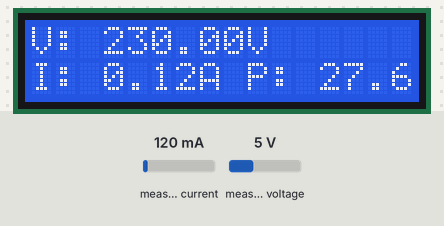
Bench run of a sketch on a simulated ESP32. Shown: 16×2 character LCD. Inputs (shaded band) come from the test bench; at power-on: measured current 120 mA, measured voltage 5 V. WiFi joins after 1.5 s; servers stay silent unless stated; what the sketch prints to the serial monitor is not drawn.

Above: at 4.0 s.
4.1 s: measured current set to 40 mA
At 5.5 s:
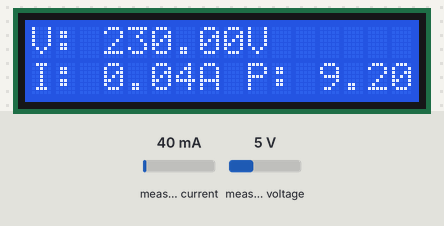
5.8 s: measured voltage set to 0.3 V
At 7.0 s:
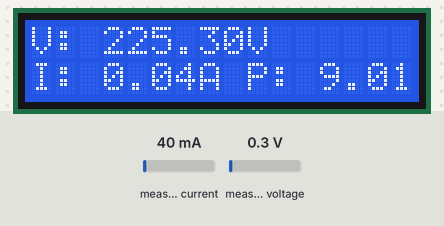
8.2 s: measured current set to 500 mA
At 9.9 s:
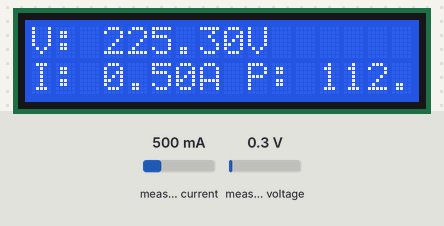
10.7 s: measured voltage set to 3.8 V
At 12.7 s:
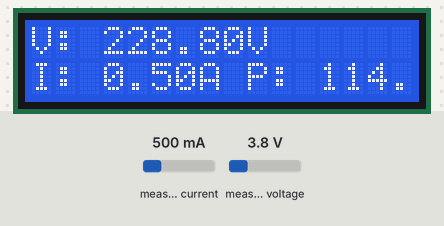
13.2 s: measured current set to 1000 mA
At 14.5 s:
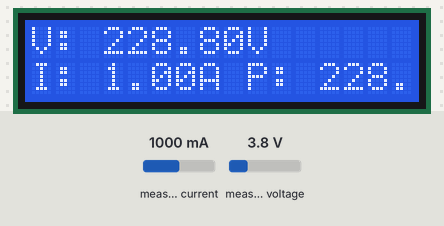
15.6 s: measured voltage set to 7.5 V
At 17.3 s:
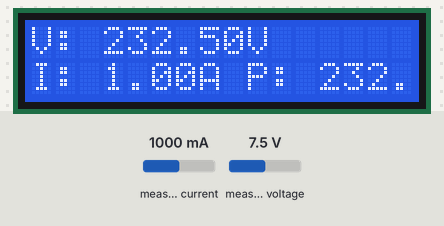
Timing chart, 0 to 18.8 s (numbered marks = the images above; inputs shaded):
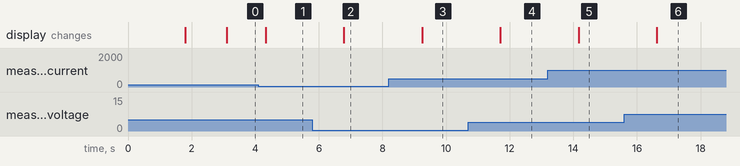

The sketch:

Voltage_Current_Power_02.ino
```cpp
#define BLYNK_PRINT Serial

#define BLYNK_TEMPLATE_ID "TMPL3T1OZ_l3R"
#define BLYNK_TEMPLATE_NAME "Power Monitoring"
#define BLYNK_AUTH_TOKEN "vk8iUOE-EC6n2CLv9qn_c1j0yVcp6YYF"

#include "EmonLib.h"
#include <WiFi.h>
#include <WiFiClient.h>
#include <BlynkSimpleEsp32.h>
#include <Wire.h>
#include <hd44780.h>  // Main hd44780 library
#include <hd44780ioClass/hd44780_I2Cexp.h>  // I2C expander i/o class

char ssid[] = "SVU";
char pass[] = "12345678";

const float vCalibration = 41.5;
const float currCalibration = 1.55;

EnergyMonitor emon;

hd44780_I2Cexp lcd;  // Declare lcd object using the I2Cexp class

void setup() {
  Serial.begin(115200);
  Blynk.begin(BLYNK_AUTH_TOKEN, ssid, pass);

  emon.voltage(35, vCalibration, 1.7);
  emon.current(34, currCalibration);

  lcd.begin(16, 2);  // Initialize the LCD as 16x2
  lcd.backlight();    // Turn on the backlight

  delay(1000);
}

void loop() {
  Blynk.run();

  emon.calcVI(20, 2000);
  float voltage = emon.Vrms;
  float current = emon.Irms;
  float power = emon.apparentPower;

  Serial.printf("Vrms: %.2fV\tIrms: %.4fA\tPower: %.4fW\n", voltage, current, power);

  Blynk.virtualWrite(V0, voltage);
  Blynk.virtualWrite(V1, current);
  Blynk.virtualWrite(V2, power);

  lcd.setCursor(0, 0);  // First row
  lcd.print("V: ");
  lcd.print(voltage);
  lcd.print("V");

  lcd.setCursor(0, 1);  // Second row
  lcd.print("I: ");
  lcd.print(current);
  lcd.print("A ");
  lcd.print("P: ");
  lcd.print(power);
  lcd.print("W");

  delay(1000);
}
```

Measured:
- after the input at 4.1 s, the display: changes after 0.23 s (image 1)
- after the input at 5.8 s, the display: changes after 0.98 s (image 2)
- after the input at 8.2 s, the display: changes after 1.0 s (image 3)
- after the input at 10.7 s, the display: changes after 1.0 s (image 4)
- after the input at 13.2 s, the display: changes after 0.97 s (image 5)
- after the input at 15.6 s, the display: changes after 1.0 s (image 6)
